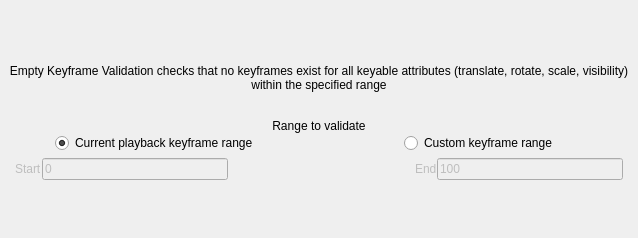
                 <widget class="QWidget" name="page_emptyKeyframe">
                  <property name="geometry">
                   <rect>
                    <x>0</x>
                    <y>0</y>
                    <width>638</width>
                    <height>238</height>
                   </rect>
                  </property>
                  <attribute name="label">
                   <string>Empty Keyframe Validation Settings</string>
                  </attribute>
                  <layout class="QVBoxLayout" name="verticalLayout_12">
                   <property name="spacing">
                    <number>0</number>
                   </property>
                   <property name="sizeConstraint">
                    <enum>QLayout::SetDefaultConstraint</enum>
                   </property>
                   <property name="leftMargin">
                    <number>5</number>
                   </property>
                   <property name="rightMargin">
                    <number>5</number>
                   </property>
                   <item>
                    <layout class="QVBoxLayout" name="skel_layout_2">
                     <property name="spacing">
                      <number>0</number>
                     </property>
                     <property name="sizeConstraint">
                      <enum>QLayout::SetMinimumSize</enum>
                     </property>
                     <item>
                      <layout class="QVBoxLayout" name="keyframe_layout_2" stretch="0,0,0,0,0">
                       <property name="spacing">
                        <number>0</number>
                       </property>
                       <property name="sizeConstraint">
                        <enum>QLayout::SetDefaultConstraint</enum>
                       </property>
                       <property name="bottomMargin">
                        <number>0</number>
                       </property>
                       <item>
                        <widget class="QLabel" name="label_2">
                         <property name="sizePolicy">
                          <sizepolicy hsizetype="Preferred" vsizetype="Fixed">
                           <horstretch>0</horstretch>
                           <verstretch>0</verstretch>
                          </sizepolicy>
                         </property>
                         <property name="text">
                          <string>Empty Keyframe Validation checks that no keyframes exist for all keyable attributes (translate, rotate, scale, visibility) within the specified range</string>
                         </property>
                         <property name="alignment">
                          <set>Qt::AlignCenter</set>
                         </property>
                         <property name="wordWrap">
                          <bool>true</bool>
                         </property>
                        </widget>
                       </item>
                       <item>
                        <spacer name="spacer_10">
                         <property name="orientation">
                          <enum>Qt::Vertical</enum>
                         </property>
                         <property name="sizeType">
                          <enum>QSizePolicy::Fixed</enum>
                         </property>
                         <property name="sizeHint" stdset="0">
                          <size>
                           <width>10</width>
                           <height>20</height>
                          </size>
                         </property>
                        </spacer>
                       </item>
                       <item>
                        <widget class="QLabel" name="label_range_2">
                         <property name="enabled">
                          <bool>true</bool>
                         </property>
                         <property name="sizePolicy">
                          <sizepolicy hsizetype="Preferred" vsizetype="Fixed">
                           <horstretch>0</horstretch>
                           <verstretch>0</verstretch>
                          </sizepolicy>
                         </property>
                         <property name="minimumSize">
                          <size>
                           <width>0</width>
                           <height>0</height>
                          </size>
                         </property>
                         <property name="font">
                          <font>
                           <kerning>true</kerning>
                          </font>
                         </property>
                         <property name="contextMenuPolicy">
                          <enum>Qt::NoContextMenu</enum>
                         </property>
                         <property name="statusTip">
                          <string/>
                         </property>
                         <property name="frameShape">
                          <enum>QFrame::NoFrame</enum>
                         </property>
                         <property name="text">
                          <string>Range to validate</string>
                         </property>
                         <property name="textFormat">
                          <enum>Qt::AutoText</enum>
                         </property>
                         <property name="scaledContents">
                          <bool>false</bool>
                         </property>
                         <property name="alignment">
                          <set>Qt::AlignBottom|Qt::AlignHCenter</set>
                         </property>
                         <property name="margin">
                          <number>5</number>
                         </property>
                         <property name="textInteractionFlags">
                          <set>Qt::NoTextInteraction</set>
                         </property>
                        </widget>
                       </item>
                       <item>
                        <layout class="QHBoxLayout" name="rangeOptions_2">
                         <property name="spacing">
                          <number>20</number>
                         </property>
                         <property name="bottomMargin">
                          <number>5</number>
                         </property>
                         <item alignment="Qt::AlignHCenter">
                          <widget class="QRadioButton" name="radio_emptyCurrentRange">
                           <property name="text">
                            <string>Current playback keyframe range</string>
                           </property>
                           <property name="checked">
                            <bool>true</bool>
                           </property>
                           <attribute name="buttonGroup">
                            <string notr="true">btnGrp_emptyKeyRange</string>
                           </attribute>
                          </widget>
                         </item>
                         <item alignment="Qt::AlignHCenter">
                          <widget class="QRadioButton" name="radio_emptyCustomRange">
                           <property name="text">
                            <string>Custom keyframe range</string>
                           </property>
                           <attribute name="buttonGroup">
                            <string notr="true">btnGrp_emptyKeyRange</string>
                           </attribute>
                          </widget>
                         </item>
                        </layout>
                       </item>
                       <item>
                        <layout class="QHBoxLayout" name="timerangeHorzLayout_2">
                         <property name="leftMargin">
                          <number>10</number>
                         </property>
                         <property name="rightMargin">
                          <number>10</number>
                         </property>
                         <item>
                          <widget class="QLabel" name="label_start_2">
                           <property name="enabled">
                            <bool>false</bool>
                           </property>
                           <property name="text">
                            <string>Start</string>
                           </property>
                          </widget>
                         </item>
                         <item>
                          <widget class="QLineEdit" name="input_emptyMinFrame">
                           <property name="enabled">
                            <bool>false</bool>
                           </property>
                           <property name="inputMask">
                            <string>#000000000</string>
                           </property>
                           <property name="text">
                            <string>0</string>
                           </property>
                           <property name="maxLength">
                            <number>10</number>
                           </property>
                           <property name="placeholderText">
                            <string>0</string>
                           </property>
                          </widget>
                         </item>
                         <item>
                          <spacer name="spacer_11">
                           <property name="orientation">
                            <enum>Qt::Horizontal</enum>
                           </property>
                           <property name="sizeHint" stdset="0">
                            <size>
                             <width>40</width>
                             <height>20</height>
                            </size>
                           </property>
                          </spacer>
                         </item>
                         <item>
                          <widget class="QLabel" name="label_end_2">
                           <property name="enabled">
                            <bool>false</bool>
                           </property>
                           <property name="text">
                            <string>End</string>
                           </property>
                          </widget>
                         </item>
                         <item>
                          <widget class="QLineEdit" name="input_emptyMaxFrame">
                           <property name="enabled">
                            <bool>false</bool>
                           </property>
                           <property name="inputMask">
                            <string>#000000000</string>
                           </property>
                           <property name="text">
                            <string>100</string>
                           </property>
                           <property name="placeholderText">
                            <string>100</string>
                           </property>
                          </widget>
                         </item>
                        </layout>
                       </item>
                      </layout>
                     </item>
                    </layout>
                   </item>
                  </layout>
                 </widget>
